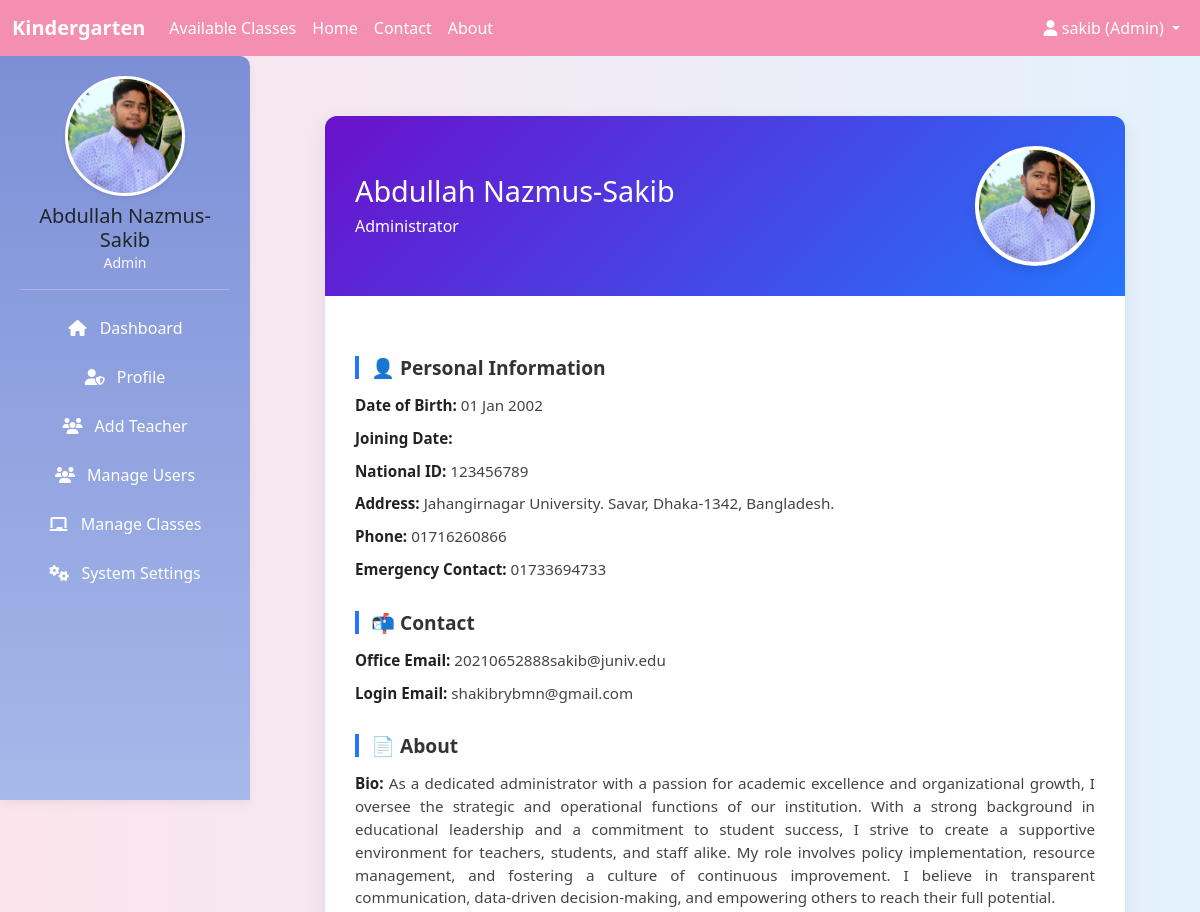
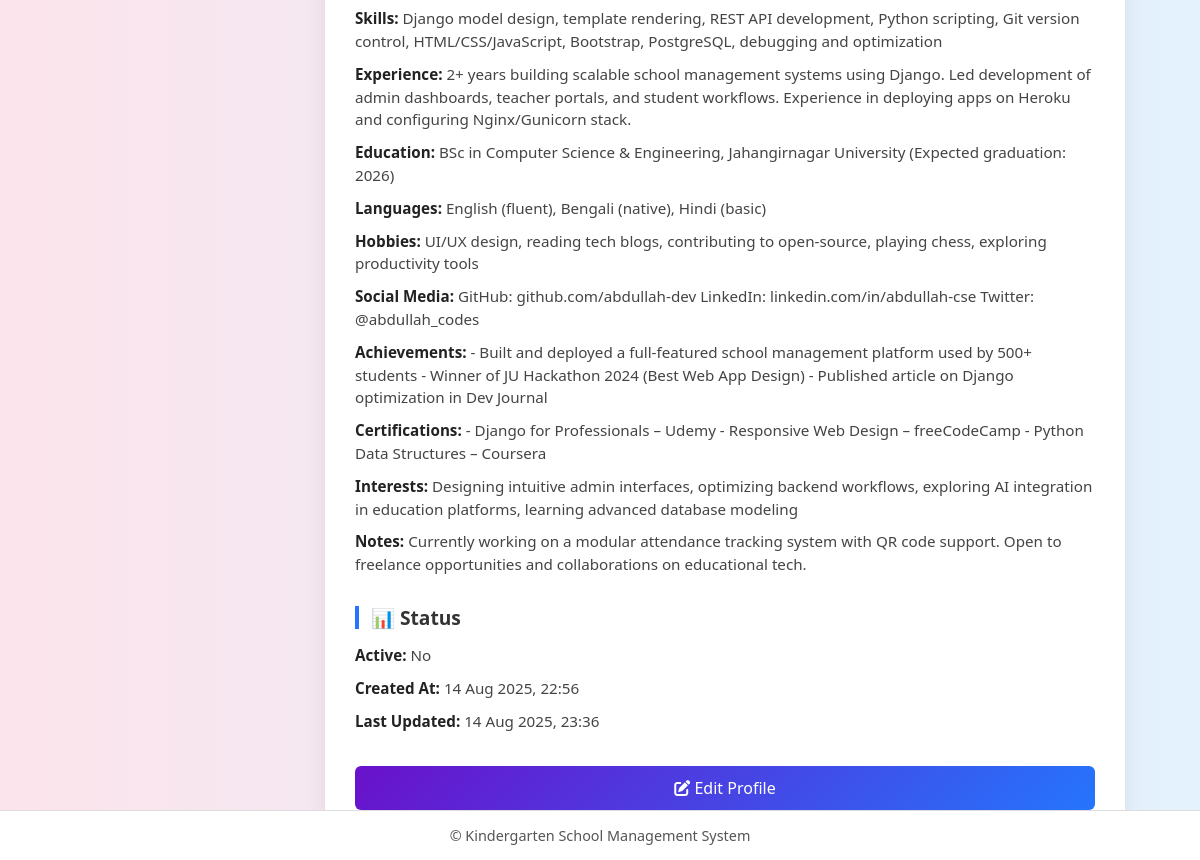
The app's page /admin_profile/ (signed in) with its own data (2 pictures, top to bottom).
### core/models.py (models this page shows, shortened)
class User(AbstractUser):
    ROLE_CHOICES = (
        ("admin", "Admin"),
        ("teacher", "Teacher"),
        ("student", "Student"),
    )
    role = models.CharField(max_length=10, choices=ROLE_CHOICES)

class AdminProfile(models.Model):
    user = models.OneToOneField(User, on_delete=models.CASCADE, related_name='admin_profile')
    full_name = models.CharField(max_length=128, blank=True)
    designation = models.CharField(max_length=64, blank=True)
    office_email = models.EmailField(blank=True)
    date_of_birth = models.DateField(null=True, blank=True)
    joining_date = models.DateField(null=True, blank=True)
    national_id = models.CharField(max_length=32, blank=True)
    address = models.TextField(blank=True)
    phone = models.CharField(max_length=24, blank=True)
    emergency_contact = models.CharField(max_length=24, blank=True)
    photo = models.ImageField(upload_to='admin_photos/', blank=True, null=True)
    bio = models.TextField(blank=True)
    skills = models.TextField(blank=True)
    experience = models.TextField(blank=True)
    education = models.TextField(blank=True)
    languages = models.TextField(blank=True)
    hobbies = models.TextField(blank=True)
    social_media = models.TextField(blank=True)
    achievements = models.TextField(blank=True)
    certifications = models.TextField(blank=True)
    interests = models.TextField(blank=True)
    notes = models.TextField(blank=True)
    is_active = models.BooleanField(default=True)
    created_at = models.DateTimeField(auto_now_add=True, null=True)
    last_updated = models.DateTimeField(auto_now=True)

### core/views.py (the view)
# urls.py: path('admin_profile/', views.admin_profile, name='admin_profile'),
@login_required
def admin_profile(request):
    profile, created = AdminProfile.objects.get_or_create(user=request.user)
    print(request.user)
    return render(request, 'admin/admin_profile.html', {
        'profile': profile
    })

### core/templates/admin/admin_profile.html (shortened to what this page needs)
{% extends "base.html" %}
{% block content %}
<div class="profile-wrapper">
    <div class="profile-card">
        <div class="profile-header">
            <div class="profile-header-text">
                <h2>{{ profile.full_name }}</h2>
                <p>{{ profile.designation|default:"Administrator" }}</p>
            </div>
            <div>
                {% if profile.photo %}
                    <img src="{{ profile.photo.url }}" alt="Profile Photo" class="profile-pic">
                {% else %}
                    <img src="https://via.placeholder.com/150" alt="Profile Photo" class="profile-pic">
                {% endif %}
            </div>
        </div>
        <div class="profile-body profile-info">
            <h5 class="section-title">👤 Personal Information</h5>
            <p><span class="info-label">Date of Birth:</span> {{ profile.date_of_birth|date:"d M Y" }}</p>
            <p><span class="info-label">Joining Date:</span> {{ profile.joining_date|date:"d M Y" }}</p>
            <p><span class="info-label">National ID:</span> {{ profile.national_id }}</p>
            <p><span class="info-label">Address:</span> {{ profile.address }}</p>
            <p><span class="info-label">Phone:</span> {{ profile.phone }}</p>
            <p><span class="info-label">Emergency Contact:</span> {{ profile.emergency_contact }}</p>
            <h5 class="section-title">📬 Contact</h5>
            <p><span class="info-label">Office Email:</span> {{ profile.office_email }}</p>
            <p><span class="info-label">Login Email:</span> {{ profile.user.email }}</p>
            <h5 class="section-title">📄 About</h5>
            <p class="text-justify"><span class="info-label">Bio:</span> {{ profile.bio|default:"No bio available." }}</p>
            <p><span class="info-label">Skills:</span> {{ profile.skills|default:"No skills listed." }}</p>
            <p><span class="info-label">Experience:</span> {{ profile.experience|default:"No experience listed." }}</p>
            <p><span class="info-label">Education:</span> {{ profile.education|default:"No education details provided." }}</p>
            <p><span class="info-label">Languages:</span> {{ profile.languages|default:"No languages specified." }}</p>
            <p><span class="info-label">Hobbies:</span> {{ profile.hobbies|default:"No hobbies listed." }}</p>
            <p><span class="info-label">Social Media:</span> {{ profile.social_media|default:"No social media links provided." }}</p>
            <p><span class="info-label">Achievements:</span> {{ profile.achievements|default:"No achievements listed." }}</p>
            <p><span class="info-label">Certifications:</span> {{ profile.certifications|default:"No certifications available." }}</p>
            <p><span class="info-label">Interests:</span> {{ profile.interests|default:"No interests specified." }}</p>
            <p><span class="info-label">Notes:</span> {{ profile.notes|default:"No additional notes." }}</p>
            <h5 class="section-title">📊 Status</h5>
            <p><span class="info-label">Active:</span> {{ profile.is_active|yesno:"Yes,No" }}</p>
            <p><span class="info-label">Created At:</span> {{ profile.created_at|date:"d M Y, H:i" }}</p>
            <p><span class="info-label">Last Updated:</span> {{ profile.last_updated|date:"d M Y, H:i" }}</p>
            {% if request.user == profile.user %}
                <a href="{% url 'admin_profile_edit' %}" class="btn btn-primary mt-4 w-100">
                    <i class="fas fa-edit"></i> Edit Profile
                </a>
            {% endif %}
        </div>
    </div>
</div>
{% endblock %}

### core/templates/base.html (shortened to what this page needs)
<!DOCTYPE html>
<html lang="en">
<head>
  <link href="https://cdn.jsdelivr.net/npm/bootstrap@5.3.0/dist/css/bootstrap.min.css" rel="stylesheet"/>
  <link rel="stylesheet" href="https://cdnjs.cloudflare.com/ajax/libs/font-awesome/6.4.0/css/all.min.css"/>
</head>
<body>
  <nav class="navbar navbar-expand-sm">
    <div class="container-fluid">
      <a class="navbar-brand" href="#">Kindergarten</a>
      <div class="collapse navbar-collapse" id="navbarContent">
        <ul class="navbar-nav me-auto">
          <li class="nav-item"><a class="nav-link" href="{% url 'available_classes' %}">Available Classes</a></li>
          <li class="nav-item"><a class="nav-link" href="{% url 'homepage' %}">Home</a></li>
          <li class="nav-item"><a class="nav-link" href="{% url 'contact' %}">Contact</a></li>
          <li class="nav-item"><a class="nav-link" href="{% url 'about' %}">About</a></li>
        </ul>
        <ul class="navbar-nav">
          <li class="nav-item dropdown">
            <a class="nav-link dropdown-toggle" href="#" id="userDropdown" role="button" data-bs-toggle="dropdown">
              <i class="fas fa-user"></i>
              {% if request.user.is_authenticated %}
                {{ request.user.username }} ({{ request.user.role|title }})
              {% else %}
                Account
              {% endif %}
            </a>
          </li>
        </ul>
      </div>
    </div>
  </nav>
  {% if request.user.is_authenticated %}
  <div class="sidebar text-center">
    {% if request.user.role == "student" %}
      {% if request.user.student_profile.photo %}
        <img src="{{ request.user.student_profile.photo.url }}" alt="Profile Picture" class="profile_pic shadow-sm" />
      {% else %}
        <img src="https://via.placeholder.com/120" alt="Profile Picture" class="profile_pic shadow-sm" />
      {% endif %}
    {% elif request.user.role == "teacher" %}
      {% if request.user.teacher_profile.photo %}
        <img src="{{ request.user.teacher_profile.photo.url }}" alt="Profile Picture" class="profile_pic shadow-sm" />
      {% else %}
        <img src="https://via.placeholder.com/120" alt="Profile Picture" class="profile_pic shadow-sm" />
      {% endif %}
    {% elif request.user.role == "admin" %}
      {% if request.user.admin_profile.photo %}
        <img src="{{ request.user.admin_profile.photo.url }}" alt="Profile Picture" class="profile_pic shadow-sm" />
      {% else %}
        <img src="https://via.placeholder.com/120" alt="Profile Picture" class="profile_pic shadow-sm" />
      {% endif %}
    {% endif %}
    <h5 class="mt-2 mb-0">{{ request.user.get_full_name|default:request.user.username }}</h5>
    <p class="text-light small mb-3">{{ request.user.role|title }}</p>
    <hr class="border-light">
    {% if request.user.role == "student" %}
      <a href="{% url 'dashboard' %}"><i class="fas fa-home me-2"></i> Dashboard</a>
      <a href="{% url 'student_profile' %}"><i class="fas fa-user me-2"></i> Profile</a>
      <a href="#"><i class="fas fa-tasks me-2"></i> My Tasks</a>
      <a href="#"><i class="fas fa-calendar-check me-2"></i> Attendance</a>
      <a href="#"><i class="fas fa-file-alt me-2"></i> Reports</a>
      <a href="#"><i class="fas fa-cog me-2"></i> Settings</a>
    {% elif request.user.role == "admin" %}
      <a href="{% url 'dashboard' %}"><i class="fas fa-home me-2"></i> Dashboard</a>
      <a href="{% url 'admin_profile' %}"><i class="fas fa-user-shield me-2"></i> Profile</a>
      <a href="{% url 'add_teacher_by_admin' %}"><i class="fas fa-users me-2"></i> Add Teacher</a>
      <a href="{% url 'manage_users_by_admin' %}"><i class="fas fa-users me-2"></i> Manage Users</a>
      <a href="{% url 'manage_classes_by_admin' %}"><i class="fas fa-chalkboard me-2"></i> Manage Classes</a>
      <a href="#"><i class="fas fa-cogs me-2"></i> System Settings</a>
    {% endif %}
      </div>
  {% endif %}
  <div class="{% if request.user.is_authenticated %}main-content{% else %}main-content full-width{% endif %}">
    {% block content %}{% endblock %}
  </div>
  <footer>
    &copy; {{ now|date:"Y" }} Kindergarten School Management System
  </footer>
</body>
</html>

### core/templates/base.html (style rules this page uses)
body { background: linear-gradient(to right, #fce4ec, #e3f2fd); font-family: "Segoe UI", Tahoma, Geneva, Verdana, sans-serif; margin: 0; padding: 0; }
.navbar { background-color: #f48fb1 !important; position: fixed; top: 0; left: 0; right: 0; z-index: 1030; }
.navbar-brand { font-weight: bold; color: #ffffff !important; }
.nav-link { color: #fff !important; font-weight: 500; }
.sidebar { background: linear-gradient(180deg, #7c8fd6, #a7b8ea); box-shadow: 0 4px 10px rgba(0, 0, 0, 0.05); padding: 20px; height: calc(100vh - 56px); position: fixed; top: 56px; left: 0; width: 250px; overflow-y: auto; border-top-right-radius: 10px; }
.profile_pic { width: 120px; height: 120px; border-radius: 50%; object-fit: cover; border: 3px solid #fff; background-color: #fff; transition: transform 0.3s ease; }
.sidebar a { display: block; padding: 10px 15px; color: #fff; text-decoration: none; border-radius: 6px; font-weight: 500; transition: all 0.3s ease; margin-bottom: 5px; }
.sidebar i { width: 20px; text-align: center; }
.main-content { margin-top: 56px; margin-left: 250px; padding: 20px; min-height: calc(100vh - 106px); transition: margin-left 0.3s ease; }
footer { bottom: 0; left: 0; right: 0; height: 50px; background-color: #fff; text-align: center; line-height: 50px; font-size: 0.9rem; color: #555; border-top: 1px solid #ddd; position: fixed; }

### core/templates/admin/admin_profile.html (style rules this page uses)
.profile-wrapper { display: flex; justify-content: center; align-items: flex-start; margin-top: 40px; padding: 0 15px; }
.profile-card { width: 100%; max-width: 800px; border-radius: 12px; overflow: hidden; background-color: #ffffff; box-shadow: 0 6px 20px rgba(0, 0, 0, 0.08); transition: box-shadow 0.3s ease; }
.profile-header { background: linear-gradient(135deg, #6a11cb, #2575fc); padding: 30px 30px; color: white; display: flex; justify-content: space-between; align-items: center; flex-wrap: wrap; gap: 20px; }
.profile-header-text { flex: 1; min-width: 200px; }
.profile-header-text h2 { margin-bottom: 5px; font-size: 1.8rem; }
.profile-header-text p { margin: 0; font-size: 1rem; font-weight: 500; }
.profile-pic { width: 120px; height: 120px; border-radius: 50%; object-fit: cover; border: 4px solid #fff; background-color: #fff; box-shadow: 0 4px 12px rgba(0,0,0,0.1); transition: transform 0.3s ease; }
.profile-body { padding: 30px; }
.section-title { font-weight: 600; font-size: 1.2rem; color: #333; border-left: 4px solid #2575fc; padding-left: 12px; margin: 30px 0 15px; }
.profile-info p { margin-bottom: 10px; font-size: 0.95rem; color: #444; }
.text-justify { text-align: justify; }
.btn-primary { background: linear-gradient(135deg, #6a11cb, #2575fc); border: none; font-weight: 500; padding: 10px 18px; transition: background-color 0.3s ease, transform 0.2s ease; color: #fff; font-size: 1rem; }
.info-label { font-weight: 600; color: #222; }

### records on screen
User: user.username "sakib", user.role "Admin", user.admin_profile.photo (picture), user.get_full_name "Abdullah Nazmus-Sakib"
AdminProfile: full_name "Abdullah Nazmus-Sakib", designation "Administrator", photo (picture), date_of_birth "01 Jan 2002", national_id "123456789", address "Jahangirnagar University. Savar, Dhaka-1342, Bangladesh.", phone "01716260866", emergency_contact "01733694733", office_email "20210652888sakib@juniv.edu", user.email "shakibrybmn@gmail.com", bio "As a dedicated administrator with a passion for academic excellence and organizational growth, I oversee the strategic and operational functions of our institution. With a strong background in educational leadership and a commitment to student success, I strive to create a supportive environment for teachers, students, and staff alike. My role involves policy implementation, resource management, and fostering a culture of continuous improvement. I believe in transparent communication, data-driven decision-making, and empowering others to reach their full potential.", skills "Django model design, template rendering, REST API development, Python scripting, Git version control, HTML/CSS/JavaScript, Bootstrap, PostgreSQL, debugging and optimization", experience "2+ years building scalable school management systems using Django. Led development of admin dashboards, teacher portals, and student workflows. Experience in deploying apps on Heroku and configuring Nginx/Gunicorn stack.", education "BSc in Computer Science & Engineering, Jahangirnagar University (Expected graduation: 2026)", languages "English (fluent), Bengali (native), Hindi (basic)", hobbies "UI/UX design, reading tech blogs, contributing to open-source, playing chess, exploring productivity tools", social_media "GitHub: github.com/abdullah-dev LinkedIn: linkedin.com/in/abdullah-cse Twitter: @abdullah_codes", achievements "- Built and deployed a full-featured school management platform used by 500+ students - Winner of JU Hackathon 2024 (Best Web App Design) - Published article on Django optimization in Dev Journal", certifications "- Django for Professionals – Udemy - Responsive Web Design – freeCodeCamp - Python Data Structures – Coursera", interests "Designing intuitive admin interfaces, optimizing backend workflows, exploring AI integration in education platforms, learning advanced database modeling", notes "Currently working on a modular attendance tracking system with QR code support. Open to freelance opportunities and collaborations on educational tech.", is_active "No", created_at "14 Aug 2025, 22:56", last_updated "14 Aug 2025, 23:36"
